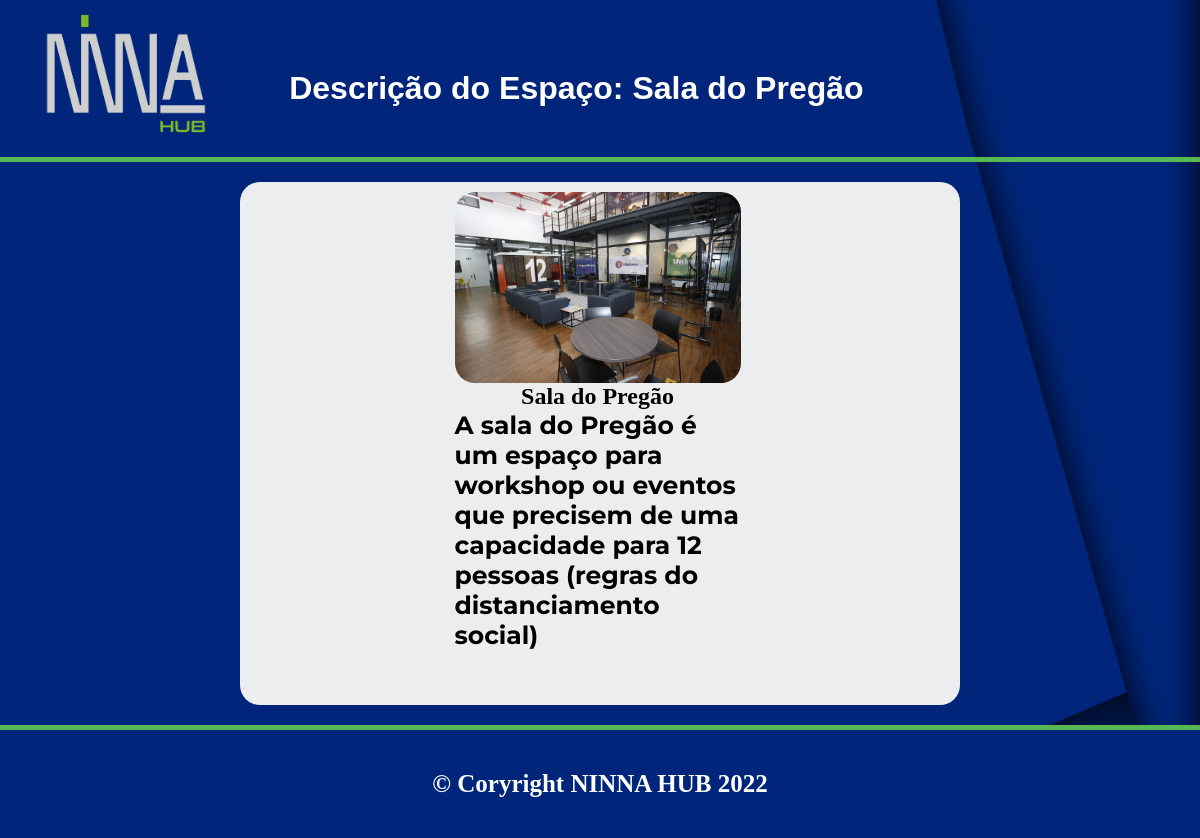
/2, run on the app's committed database.
### registro/models.py (models this page shows, shortened)
class Espacos(models.Model):
    nome = models.CharField(max_length=30)
    descricao = models.TextField(max_length=1000)
    imagem1 = models.ImageField(upload_to='fotos/espacos/imagem1', blank=True)
    imagem2 = models.ImageField(upload_to='fotos/espacos', blank=True)
    imagem3 = models.ImageField(upload_to='fotos/espacos', blank=True)
    imagem4 = models.ImageField(upload_to='fotos/espacos', blank=True)

### registro/views.py (the view)
# urls.py: path('<int:espaco_id>', views.descricao, name='descricao')
def descricao(request, espaco_id):
    espaco = get_object_or_404(Espacos, pk=espaco_id)
    espacos_a_exibir = {
        'espaco' : espaco
    }
    return render(request, 'descricao.html', espacos_a_exibir)

### registro/templates/descricao.html (shortened to what this page needs)
{% extends 'base.html' %}
{% load static %}
{% block 'head' %}
  <link rel="stylesheet" href="{% static 'registro/css/home.css' %}" />
{% endblock %}
{% block 'body' %}
  <header>
    <img src="{% static 'registro/img/NINNA CINZA.png' %}" alt="" />
    <h1>Descrição do Espaço: {{ espaco.nome }}</h1>
  </header>
  <main>
    <div class="div-branca">
      <div class="mae-espacos">
        <div class="espacos">
            <img src="{{ espaco.imagem1.url }}" alt="">
            <h2>{{espaco.nome}}</h2>
            <p>{{ espaco.descricao }}</p>
        </div>
      </div>
  </div>
  </main>
  <footer>
    <p>&copy; Coryright NINNA HUB 2022</p>
  </footer>
{% endblock %}

### templates/static/registro/css/home.css (style rules this page uses)
* { margin: 0; padding: 0; }
body { background: url(../img/background.png) center center / cover; }
header { display: flex; justify-content: space-around; padding-bottom: 20px; border-bottom: 5px solid #57B952; }
header img { width: 15%; padding-top: 10px; }
header h1 { padding-top: 70px; padding-right: 300px; color: white; font-family: 'Oswald', sans-serif; font-weight: bold; }
.div-branca { background: #ECEDEE; width: 60%; margin: 0 auto; margin-top: 20px; margin-bottom: 20px; border-radius: 20px; padding-bottom: 10px; }
.mae-espacos { display: flex; flex-wrap: wrap; justify-content: space-around; padding-right: 5px; }
.espacos { display: flex; flex-wrap: wrap; width: 40%; justify-content: center; margin: 10px; margin-bottom: 30px; }
.espacos p { font-size: 25px; margin-bottom: 5px; font-weight: bold; padding-bottom: 10px; font-family: 'Montserrat', sans-serif; color: black; }
.espacos img { width: 100%; text-align: center; border-radius: 20px; }
footer { background: #00257A; border-top: 5px solid #57B952; color: white; padding: 40px; text-align: center; font-size: 25px; font-weight: bold; }

### data on the page
Espacos: nome "Sala do Pregão", imagem1 (picture), descricao "A sala do Pregão é um espaço para workshop ou eventos que precisem de uma capacidade para 12 pessoas (regras do distanciamento social)"
